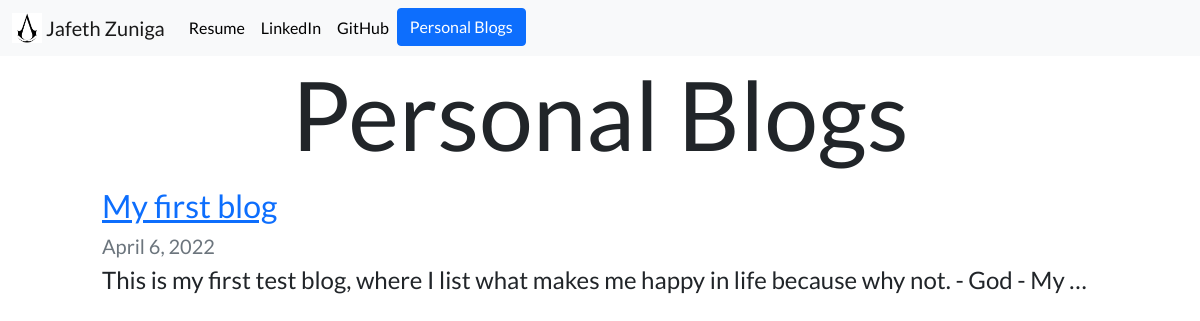
Screenshot of /blog/ with the database file from the repository.
### blog/models.py (models this page shows, shortened)
class Blog(models.Model):
    title = models.CharField(max_length=200)
    description = models.TextField()
    date = models.DateField()

### blog/views.py (the view)
# urls.py: path('', views.all_blogs, name='all_blogs'),
def all_blogs(request):
    blogs = Blog.objects.order_by('-date')[:5]
    return render(request, 'blog/all_blogs.html', {'blogs':blogs})

### blog/templates/blog/all_blogs.html
{% extends 'portfolio/base.html' %}
{% load static %}
{% block content %}
<h1 id="blogtitle" class="font-weight-bold text-center">Personal Blogs</h1>
{% for blog in blogs %}
    <div class="row justify-content-center my-3">
        <div class="col-md-10">
          <a href="{% url 'blog:detail' blog.id %}">
            <h2>{{ blog.title }}</h2>
          </a>
          <h5 class="text-muted">{{ blog.date|date }}</h5>
          <h4>{{ blog.description|striptags|truncatechars:100 }}</h4>
        </div>
    </div>
{% endfor %}
{% endblock %}

### portfolio/static/portfolio/stylesheet.css (style rules this page uses)
body { font-family: 'Lato', sans-serif; }
#blogtitle { font-size: 6rem; }

### rows the page displays
Blog: title "My first blog", date "April 6, 2022", description "This is my first test blog, where I list what makes me happy in life because why not. - God - My …"
